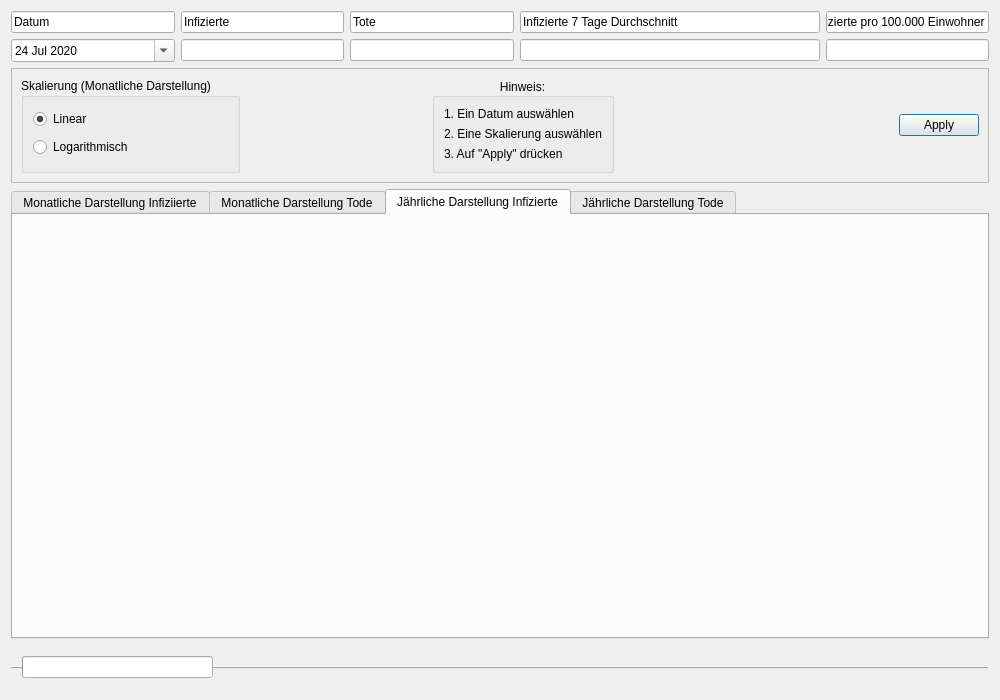
<?xml version="1.0" encoding="UTF-8"?>
<ui version="4.0">
 <class>Ungarn</class>
 <widget class="QDialog" name="Ungarn">
  <property name="geometry">
   <rect>
    <x>0</x>
    <y>0</y>
    <width>1000</width>
    <height>700</height>
   </rect>
  </property>
  <property name="windowTitle">
   <string>Ungarn</string>
  </property>
  <layout class="QVBoxLayout" name="verticalLayout_7">
   <item>
    <layout class="QGridLayout" name="gridLayout">
     <item row="4" column="0">
      <widget class="QDateEdit" name="dateEdit">
       <property name="readOnly">
        <bool>false</bool>
       </property>
       <property name="buttonSymbols">
        <enum>QAbstractSpinBox::NoButtons</enum>
       </property>
       <property name="accelerated">
        <bool>false</bool>
       </property>
       <property name="dateTime">
        <datetime>
         <hour>0</hour>
         <minute>0</minute>
         <second>0</second>
         <year>2020</year>
         <month>7</month>
         <day>24</day>
        </datetime>
       </property>
       <property name="minimumDateTime">
        <datetime>
         <hour>0</hour>
         <minute>0</minute>
         <second>0</second>
         <year>2020</year>
         <month>1</month>
         <day>1</day>
        </datetime>
       </property>
       <property name="currentSection">
        <enum>QDateTimeEdit::DaySection</enum>
       </property>
       <property name="calendarPopup">
        <bool>true</bool>
       </property>
       <property name="timeSpec">
        <enum>Qt::LocalTime</enum>
       </property>
       <property name="date">
        <date>
         <year>2020</year>
         <month>7</month>
         <day>24</day>
        </date>
       </property>
      </widget>
     </item>
     <item row="4" column="2">
      <widget class="QLineEdit" name="lineEdit_6">
       <property name="readOnly">
        <bool>true</bool>
       </property>
      </widget>
     </item>
     <item row="2" column="2">
      <widget class="QLineEdit" name="lineEdit_5">
       <property name="text">
        <string>Tote</string>
       </property>
       <property name="readOnly">
        <bool>true</bool>
       </property>
      </widget>
     </item>
     <item row="4" column="4">
      <widget class="QLineEdit" name="lineEdit_7">
       <property name="readOnly">
        <bool>true</bool>
       </property>
      </widget>
     </item>
     <item row="2" column="1">
      <widget class="QLineEdit" name="lineEdit">
       <property name="text">
        <string>Infizierte</string>
       </property>
       <property name="readOnly">
        <bool>true</bool>
       </property>
      </widget>
     </item>
     <item row="2" column="0">
      <widget class="QLineEdit" name="lineEdit_3">
       <property name="text">
        <string>Datum</string>
       </property>
       <property name="readOnly">
        <bool>true</bool>
       </property>
      </widget>
     </item>
     <item row="4" column="1">
      <widget class="QLineEdit" name="lineEdit_4">
       <property name="readOnly">
        <bool>true</bool>
       </property>
      </widget>
     </item>
     <item row="2" column="4">
      <widget class="QLineEdit" name="lineEdit_2">
       <property name="minimumSize">
        <size>
         <width>300</width>
         <height>0</height>
        </size>
       </property>
       <property name="text">
        <string>Infizierte 7 Tage Durchschnitt</string>
       </property>
       <property name="readOnly">
        <bool>true</bool>
       </property>
      </widget>
     </item>
     <item row="2" column="5">
      <widget class="QLineEdit" name="lineEdit_8">
       <property name="text">
        <string>Infizierte pro 100.000 Einwohner</string>
       </property>
       <property name="readOnly">
        <bool>true</bool>
       </property>
      </widget>
     </item>
     <item row="4" column="5">
      <widget class="QLineEdit" name="lineEdit_9">
       <property name="readOnly">
        <bool>true</bool>
       </property>
      </widget>
     </item>
    </layout>
   </item>
   <item>
    <widget class="QFrame" name="frame">
     <property name="frameShape">
      <enum>QFrame::StyledPanel</enum>
     </property>
     <property name="frameShadow">
      <enum>QFrame::Raised</enum>
     </property>
     <layout class="QGridLayout" name="gridLayout_4">
      <item row="0" column="0">
       <widget class="QGroupBox" name="groupBox">
        <property name="enabled">
         <bool>true</bool>
        </property>
        <property name="title">
         <string>Skalierung (Monatliche Darstellung)</string>
        </property>
        <property name="flat">
         <bool>false</bool>
        </property>
        <property name="checkable">
         <bool>false</bool>
        </property>
        <layout class="QVBoxLayout" name="verticalLayout_6">
         <item>
          <widget class="QRadioButton" name="skalaLiear">
           <property name="text">
            <string>Linear</string>
           </property>
           <property name="checked">
            <bool>true</bool>
           </property>
          </widget>
         </item>
         <item>
          <widget class="QRadioButton" name="skalaLogarithm">
           <property name="text">
            <string>Logarithmisch</string>
           </property>
          </widget>
         </item>
        </layout>
       </widget>
      </item>
      <item row="0" column="5">
       <spacer name="horizontalSpacer_2">
        <property name="orientation">
         <enum>Qt::Horizontal</enum>
        </property>
        <property name="sizeHint" stdset="0">
         <size>
          <width>40</width>
          <height>20</height>
         </size>
        </property>
       </spacer>
      </item>
      <item row="0" column="6">
       <widget class="QDialogButtonBox" name="buttonBox">
        <property name="standardButtons">
         <set>QDialogButtonBox::Apply</set>
        </property>
        <property name="centerButtons">
         <bool>false</bool>
        </property>
       </widget>
      </item>
      <item row="0" column="1">
       <spacer name="horizontalSpacer">
        <property name="orientation">
         <enum>Qt::Horizontal</enum>
        </property>
        <property name="sizeHint" stdset="0">
         <size>
          <width>40</width>
          <height>20</height>
         </size>
        </property>
       </spacer>
      </item>
      <item row="0" column="2">
       <widget class="Line" name="line">
        <property name="orientation">
         <enum>Qt::Horizontal</enum>
        </property>
       </widget>
      </item>
      <item row="0" column="4">
       <widget class="QGroupBox" name="groupBox_2">
        <property name="title">
         <string>Hinweis:</string>
        </property>
        <property name="alignment">
         <set>Qt::AlignCenter</set>
        </property>
        <property name="flat">
         <bool>false</bool>
        </property>
        <layout class="QGridLayout" name="gridLayout_6">
         <item row="0" column="0">
          <widget class="QLabel" name="label">
           <property name="text">
            <string>1. Ein Datum auswählen</string>
           </property>
          </widget>
         </item>
         <item row="1" column="0">
          <widget class="QLabel" name="label_2">
           <property name="text">
            <string>2. Eine Skalierung auswählen</string>
           </property>
          </widget>
         </item>
         <item row="2" column="0">
          <widget class="QLabel" name="label_3">
           <property name="text">
            <string>3. Auf &quot;Apply&quot; drücken</string>
           </property>
          </widget>
         </item>
        </layout>
       </widget>
      </item>
     </layout>
    </widget>
   </item>
   <item>
    <layout class="QVBoxLayout" name="verticalLayout">
     <item>
      <widget class="QTabWidget" name="tabWidget">
       <property name="currentIndex">
        <number>2</number>
       </property>
       <widget class="QWidget" name="tab">
        <attribute name="title">
         <string>Monatliche Darstellung Infiziierte</string>
        </attribute>
        <layout class="QGridLayout" name="gridLayout_2">
         <item row="0" column="0">
          <layout class="QVBoxLayout" name="verticalLayout_3"/>
         </item>
        </layout>
       </widget>
       <widget class="QWidget" name="tab_5">
        <attribute name="title">
         <string>Monatliche Darstellung Tode</string>
        </attribute>
        <layout class="QGridLayout" name="gridLayout_3">
         <item row="0" column="0">
          <layout class="QVBoxLayout" name="verticalLayout_9"/>
         </item>
        </layout>
       </widget>
       <widget class="QWidget" name="Tab_2">
        <attribute name="title">
         <string>Jährliche Darstellung Infizierte</string>
        </attribute>
        <layout class="QVBoxLayout" name="verticalLayout_5">
         <item>
          <layout class="QVBoxLayout" name="verticalLayout_4"/>
         </item>
        </layout>
       </widget>
       <widget class="QWidget" name="tab_3">
        <attribute name="title">
         <string>Jährliche Darstellung Tode</string>
        </attribute>
        <layout class="QVBoxLayout" name="verticalLayout_8">
         <item>
          <layout class="QVBoxLayout" name="verticalLayout_2"/>
         </item>
        </layout>
       </widget>
      </widget>
     </item>
    </layout>
   </item>
   <item>
    <widget class="QFrame" name="frame_2">
     <property name="frameShape">
      <enum>QFrame::HLine</enum>
     </property>
     <property name="frameShadow">
      <enum>QFrame::Raised</enum>
     </property>
     <layout class="QGridLayout" name="gridLayout_5">
      <item row="0" column="3">
       <spacer name="horizontalSpacer_4">
        <property name="orientation">
         <enum>Qt::Horizontal</enum>
        </property>
        <property name="sizeHint" stdset="0">
         <size>
          <width>40</width>
          <height>20</height>
         </size>
        </property>
       </spacer>
      </item>
      <item row="0" column="0">
       <widget class="QProgressBar" name="progressBar">
        <property name="value">
         <number>0</number>
        </property>
        <property name="textVisible">
         <bool>false</bool>
        </property>
        <property name="orientation">
         <enum>Qt::Horizontal</enum>
        </property>
       </widget>
      </item>
      <item row="0" column="4">
       <spacer name="horizontalSpacer_3">
        <property name="orientation">
         <enum>Qt::Horizontal</enum>
        </property>
        <property name="sizeHint" stdset="0">
         <size>
          <width>40</width>
          <height>20</height>
         </size>
        </property>
       </spacer>
      </item>
      <item row="0" column="2">
       <spacer name="horizontalSpacer_5">
        <property name="orientation">
         <enum>Qt::Horizontal</enum>
        </property>
        <property name="sizeHint" stdset="0">
         <size>
          <width>40</width>
          <height>20</height>
         </size>
        </property>
       </spacer>
      </item>
      <item row="0" column="1">
       <spacer name="horizontalSpacer_6">
        <property name="orientation">
         <enum>Qt::Horizontal</enum>
        </property>
        <property name="sizeHint" stdset="0">
         <size>
          <width>40</width>
          <height>20</height>
         </size>
        </property>
       </spacer>
      </item>
     </layout>
    </widget>
   </item>
  </layout>
 </widget>
 <resources/>
 <connections/>
</ui>
